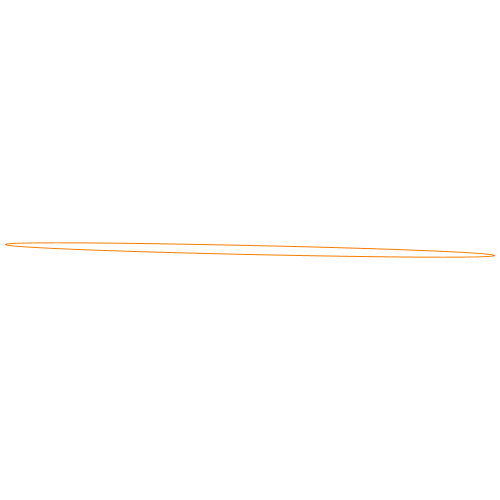
Frame 1 (no input)
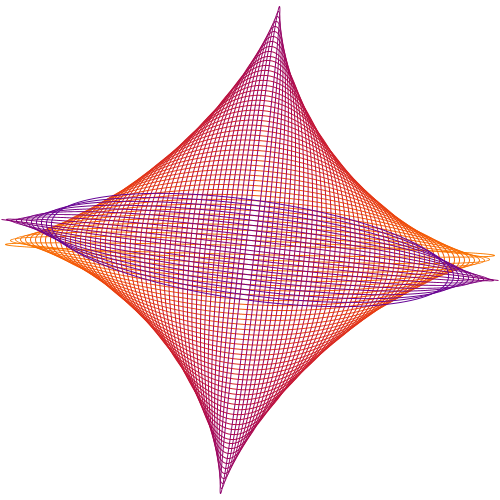
Frame 60 (the mouse pressed at the canvas centre just before this capture)
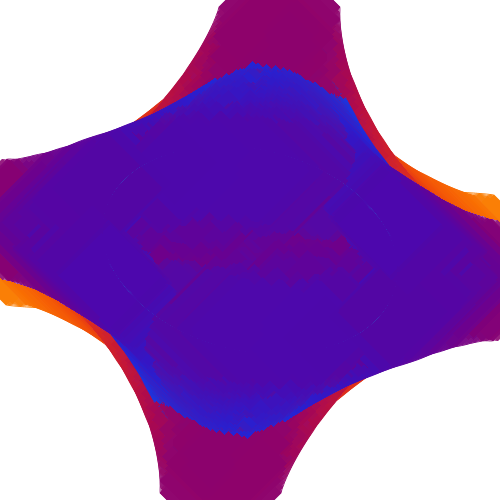
Frame 120 (the mouse held since frame 60 and released just before this capture)

The Processing sketch that drew these frames (run headless with seeded random() and noise(); from frame 60 on, the mouse is pressed at the canvas centre):

// Processing sketch: processing_149787
// ── processing_149787.pde

void setup() {
  size(500, 500);
  background(255);
}

float w = 500;
float h = 0;
float R=125;
float centerR=125;
float a=PI/2;
float a1=PI;
float a2=3*PI/2;
float pathR=125;
float pathG=125;
float G=125;
float centerG=125;
float pathB=125;
float B=125;
float centerB=125;

void draw() {
  translate(250, 250);
  rotate(millis()/10000.0);
  pathR=centerR+R*sin(a);
  a=a+.03;

  pathG=centerG+G*sin(a1);
  a1=a1+.03;

  pathB=centerB+B*sin(a2);
  a2=a2+.03;
  noFill();
  h = h + 10;
  w = w - 10;
  if (w < 1) {
    w = 500;
    h = 0;
  }
  stroke(pathR, pathG, pathB);
  ellipse(0, 0, w, h);
  if (mousePressed) {
    filter(ERODE);
  }
}
  
